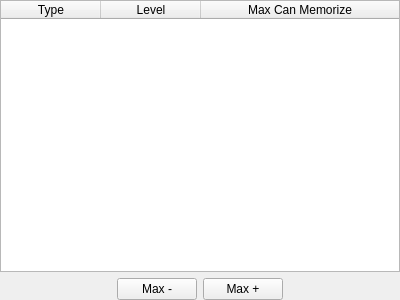
<?xml version="1.0" encoding="UTF-8"?>
<ui version="4.0">
 <class>MemorizationTab</class>
 <widget class="QWidget" name="MemorizationTab">
  <property name="geometry">
   <rect>
    <x>0</x>
    <y>0</y>
    <width>400</width>
    <height>300</height>
   </rect>
  </property>
  <property name="windowTitle">
   <string>Form</string>
  </property>
  <layout class="QVBoxLayout" name="verticalLayout">
   <property name="spacing">
    <number>6</number>
   </property>
   <property name="leftMargin">
    <number>0</number>
   </property>
   <property name="topMargin">
    <number>0</number>
   </property>
   <property name="rightMargin">
    <number>0</number>
   </property>
   <property name="bottomMargin">
    <number>0</number>
   </property>
   <item>
    <widget class="QTableWidget" name="tableWidget">
     <property name="editTriggers">
      <set>QAbstractItemView::NoEditTriggers</set>
     </property>
     <property name="alternatingRowColors">
      <bool>true</bool>
     </property>
     <property name="selectionMode">
      <enum>QAbstractItemView::SingleSelection</enum>
     </property>
     <property name="selectionBehavior">
      <enum>QAbstractItemView::SelectRows</enum>
     </property>
     <property name="textElideMode">
      <enum>Qt::ElideNone</enum>
     </property>
     <attribute name="horizontalHeaderDefaultSectionSize">
      <number>100</number>
     </attribute>
     <attribute name="horizontalHeaderMinimumSectionSize">
      <number>100</number>
     </attribute>
     <attribute name="horizontalHeaderStretchLastSection">
      <bool>true</bool>
     </attribute>
     <attribute name="verticalHeaderVisible">
      <bool>false</bool>
     </attribute>
     <column>
      <property name="text">
       <string>Type</string>
      </property>
     </column>
     <column>
      <property name="text">
       <string>Level</string>
      </property>
     </column>
     <column>
      <property name="text">
       <string>Max Can Memorize</string>
      </property>
     </column>
    </widget>
   </item>
   <item>
    <layout class="QHBoxLayout" name="horizontalLayout">
     <property name="spacing">
      <number>-1</number>
     </property>
     <item>
      <spacer name="horizontalSpacer_2">
       <property name="orientation">
        <enum>Qt::Horizontal</enum>
       </property>
       <property name="sizeHint" stdset="0">
        <size>
         <width>40</width>
         <height>20</height>
        </size>
       </property>
      </spacer>
     </item>
     <item>
      <widget class="QPushButton" name="pushButtonMaxMinus">
       <property name="text">
        <string>Max -</string>
       </property>
      </widget>
     </item>
     <item>
      <widget class="QPushButton" name="pushButtonMaxAdd">
       <property name="text">
        <string>Max +</string>
       </property>
      </widget>
     </item>
     <item>
      <spacer name="horizontalSpacer">
       <property name="orientation">
        <enum>Qt::Horizontal</enum>
       </property>
       <property name="sizeHint" stdset="0">
        <size>
         <width>40</width>
         <height>20</height>
        </size>
       </property>
      </spacer>
     </item>
    </layout>
   </item>
  </layout>
 </widget>
 <resources/>
 <connections/>
</ui>
